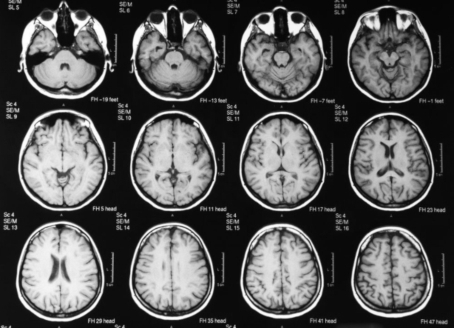
#> input picture Lab3/t3.jpg, 454 x 328 px
$ python b.py
#> lines starting #> are read from the running program, lines starting #| are printed output that depends on the picture; after the words box and inside, x2 and y2 are one past the last pixel; in counts of white or black regions, pixels touching at a corner belong together
#!/usr/bin/env python3
# -*- coding: utf-8 -*-
"""
Created on Sun Mar 29 18:41:29 2020

@author: lizeth
"""

import cv2 as cv
import numpy as np


img=cv.imread('t3.jpg',0)
#> img is the input picture: shape (328, 454); min 5, max 255, mean 86


rows,cols = img.shape
#> rows = 328; cols = 454
imgR = np.zeros((rows,cols), dtype = "uint8") #exponencial
imgG = np.zeros((rows,cols), dtype = "uint8") #exponencial
imgB = np.zeros((rows,cols), dtype = "uint8") #exponencial

intensity = 0.0;

for i in range(rows):
    for j in range(cols):
        intensity = img[i,j] / 255
        if intensity==0.0:
            #COLOR CELESTE
            imgR[i,j] = 100
            imgG[i,j] = 255
            imgB[i,j] = 255
        elif intensity <=0.25:
            #COLOR AZUL
            imgR[i,j] = 0
            imgG[i,j] = 0
            imgB[i,j] = 220
        elif intensity <=0.5:
            #COLOR VERDE
            imgR[i,j] = 0
            imgG[i,j] = 255
            imgB[i,j] = 0
        elif intensity <=0.75:
            #COLOR AMARILL0
            imgR[i,j] = 255
            imgG[i,j] = 255
            imgB[i,j] = 0
        elif intensity <=1:
            #COLOR ROJO
            imgR[i,j] = 255
            imgG[i,j] = 0
            imgB[i,j] = 0
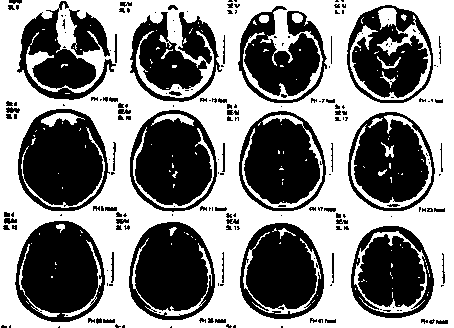
#> imgB: shape (328, 454); values 0 (black) and 220 (white), 52.8% white; 206 black regions (129 under 20 px), largest, box (x1, y1, x2, y2) and area: (15, 221, 105, 322) 6637, (18, 109, 110, 211) 6636, (130, 110, 217, 212) 6164
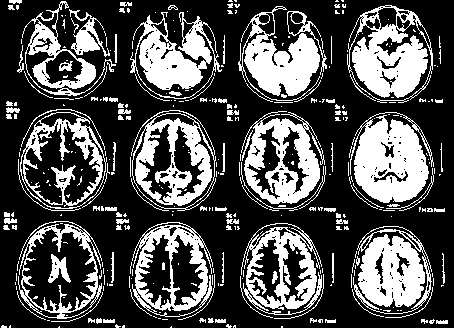
#> imgG: shape (328, 454); 31.2% white; 345 white regions (232 under 20 px), largest, box (x1, y1, x2, y2) and area: (350, 112, 434, 203) 4789, (347, 5, 433, 103) 4336, (241, 111, 325, 204) 3647
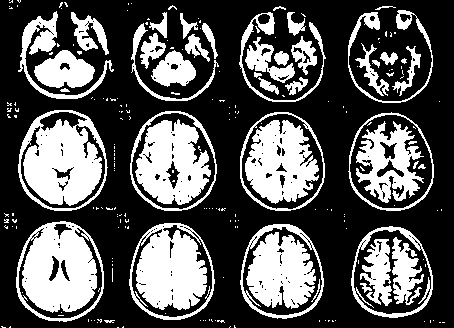
#> imgR: shape (328, 454); 34% white; 224 white regions (177 under 20 px), largest, box (x1, y1, x2, y2) and area: (18, 110, 108, 211) 5724, (16, 221, 104, 322) 5687, (129, 223, 215, 320) 5201

img_rgb = cv.merge((imgB,imgG,imgR))
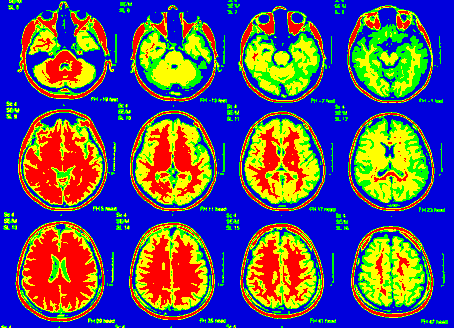
#> img_rgb: shape (328, 454, 3); mean of channels 0, 1, 2 116.1, 79.6, 86.6; drawn as B, G, R
img_gray = cv.merge((img,img,img))

imgFinal = np.concatenate((img_gray, img_rgb), axis=1)
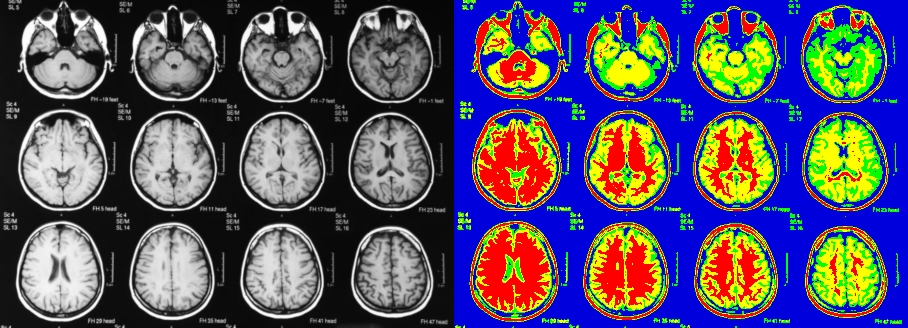
#> imgFinal: shape (328, 908, 3); mean of channels 0, 1, 2 101.1, 82.8, 86.3; drawn as B, G, R

cv.imshow('COLOR MAP',imgFinal)
cv.waitKey(0)
cv.destroyAllWindows()
